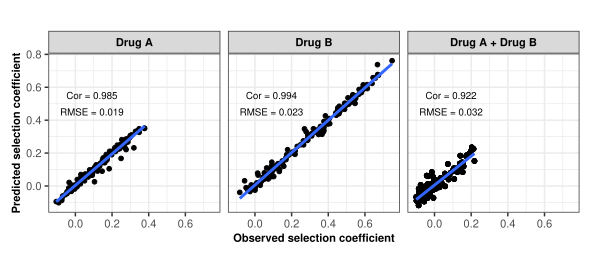

Reproduce this figure in R.
##################################################################################
# Visualize the fit of the GP for the global sensitivity analysis (unconstrained)#
# of each  drug archetype                                                        #
#                                                                                #
# Input: Data set of the selection coefficients of the test data set estimated   #
#        using OpenMalaria and estimated using the emulator during the final     #
#        round of adaptive sampling of the GSA  of each  drug archetype          #                            #
#        (Data_precision_GSA_all.csv)                                            #
#                                                                                #
# Author: thiery Masserey (thiery.masserey@swisstph.ch)                          #
##################################################################################

# Load package
library("ggh4x")
library("ggplot2")

# Load the data
Precision_final <- read.csv(file = "/scicore/home/penny/masthi00/WF_spread/Visulaise_results/Paper/Data_precision_GSA_all.csv", header  = TRUE)

# Transform variable drug as a factor
Precision_final$drug <- factor(Precision_final$drug, levels = c("A", "B", "A+B"))

# Estimate the correlation between true value and predicted value for each drug archetype
cors <- ddply(Precision_final, c("drug"), summarise, cor = round(cor(Test_True, Test_predicted), 3))

# Estimate the Root mean squared error between true value and predicted value
RMSEE <- ddply(Precision_final, c("drug"), summarise, cor = round(RMSE(Test_True, Test_predicted), 3)) # see RMSE function bellow

# Prepare the label for the plot
D.labs <- c("Drug A", "Drug B", "Drug A + Drug B")
names(D.labs) <- c("A", "B", "A+B")

constant<-2
# Visualize the results
PLOT<-ggplot(data = Precision_final, aes(x = Test_True, y = Test_predicted)) +
  facet_grid( ~ drug, labeller = labeller(drug = D.labs)) +
  geom_point(size = 2.5/constant) +
  geom_smooth(method = lm,
              formula = y ~ x,
              se = FALSE) +
  theme_bw() +
  geom_text(
    data = cors,
    aes(label = paste("Cor = ", cor, sep = "")),
    x = 0.09,
    y = 0.55,
    size = 5/constant) +
  geom_text(
    data = RMSEE,
    aes(label = paste("RMSE = ", cor, sep = "")),
    x = 0.09,
    y = 0.45,
    size = 5/constant) +
  theme(
    axis.text.x = element_text(size = 15/constant),
    axis.text.y = element_text(size = 15/constant),
    axis.title.x = element_text(size = 16/constant, face = "bold"),
    axis.title.y = element_text(size = 16/constant, face = "bold"),
    plot.title = element_text(size = 18/constant, hjust = 0.5, face = "bold")) +
  ylab("Predicted selection coefficient") +
  xlab("Observed selection coefficient") +
  ggtitle("") +
  theme(
    strip.text.x = element_text(size = 16/constant, color = "black", face = "bold"),
    strip.text.y = element_text(size = 16/constant, color = "black", face = "bold")) +
  theme(plot.margin = unit(c(0.3, 0.3, 0.3, 0.3), "cm"))

# save
ggsave("/scicore/home/penny/masthi00/WF_spread/Visulaise_results/Paper/Supplementary file 1–figure 7.pdf",
       plot = PLOT, width = 15, height = 6.5, device="pdf", units = "cm", dpi = 300)

#--- Estimate the root mean square error ----
RMSE <- function(x, y) {
  # do a regression
  model_regression <- lm(y ~ x)
  
  # estimate the residuals
  model_summary <- summary(model_regression)
  
  # estimate the RMSE
  RMSE <- sqrt(mean((model_summary$residuals) ^ 2))
  
  # return the RMSE
  return(RMSE)
}
